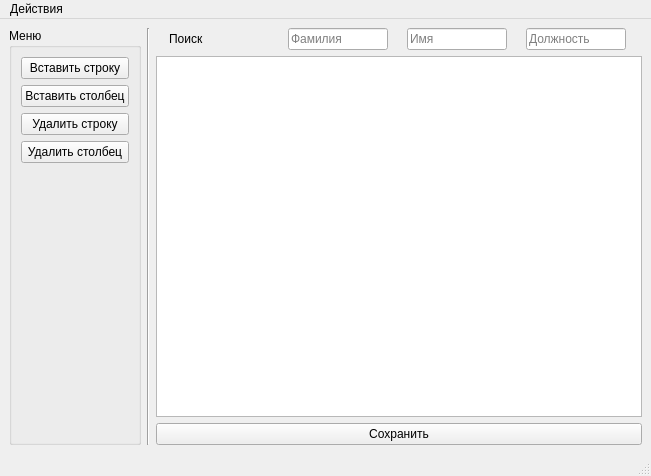
<?xml version="1.0" encoding="UTF-8"?>
<ui version="4.0">
 <class>MainWindowEmp</class>
 <widget class="QMainWindow" name="MainWindowEmp">
  <property name="geometry">
   <rect>
    <x>0</x>
    <y>0</y>
    <width>651</width>
    <height>476</height>
   </rect>
  </property>
  <property name="windowTitle">
   <string>MainWindow</string>
  </property>
  <widget class="QWidget" name="centralwidget">
   <layout class="QHBoxLayout" name="horizontalLayout_2">
    <item>
     <widget class="QGroupBox" name="groupBoxMenu">
      <property name="acceptDrops">
       <bool>true</bool>
      </property>
      <property name="title">
       <string>Меню</string>
      </property>
      <property name="alignment">
       <set>Qt::AlignLeading|Qt::AlignLeft|Qt::AlignTop</set>
      </property>
      <property name="flat">
       <bool>false</bool>
      </property>
      <property name="checkable">
       <bool>false</bool>
      </property>
      <layout class="QVBoxLayout" name="verticalLayout_2">
       <item>
        <layout class="QVBoxLayout" name="verticalLayout">
         <item>
          <widget class="QPushButton" name="pushbuttonAddRow">
           <property name="maximumSize">
            <size>
             <width>16777215</width>
             <height>25</height>
            </size>
           </property>
           <property name="text">
            <string>Вставить строку</string>
           </property>
          </widget>
         </item>
         <item>
          <widget class="QPushButton" name="pushbuttonAddColumn">
           <property name="maximumSize">
            <size>
             <width>16777215</width>
             <height>25</height>
            </size>
           </property>
           <property name="text">
            <string>Вставить столбец</string>
           </property>
          </widget>
         </item>
         <item>
          <widget class="QPushButton" name="pushbuttonDelRow">
           <property name="maximumSize">
            <size>
             <width>16777215</width>
             <height>25</height>
            </size>
           </property>
           <property name="text">
            <string>Удалить строку</string>
           </property>
          </widget>
         </item>
         <item>
          <widget class="QPushButton" name="pushbuttonDelColumn">
           <property name="maximumSize">
            <size>
             <width>16777215</width>
             <height>25</height>
            </size>
           </property>
           <property name="text">
            <string>Удалить столбец</string>
           </property>
          </widget>
         </item>
        </layout>
       </item>
       <item>
        <spacer name="verticalSpacer">
         <property name="orientation">
          <enum>Qt::Vertical</enum>
         </property>
         <property name="sizeHint" stdset="0">
          <size>
           <width>20</width>
           <height>200</height>
          </size>
         </property>
        </spacer>
       </item>
      </layout>
     </widget>
    </item>
    <item>
     <widget class="Line" name="line">
      <property name="acceptDrops">
       <bool>false</bool>
      </property>
      <property name="orientation">
       <enum>Qt::Vertical</enum>
      </property>
     </widget>
    </item>
    <item>
     <layout class="QVBoxLayout" name="verticalLayout_3">
      <item>
       <layout class="QHBoxLayout" name="horizontalLayout">
        <item>
         <widget class="QLabel" name="label">
          <property name="maximumSize">
           <size>
            <width>100</width>
            <height>16777215</height>
           </size>
          </property>
          <property name="text">
           <string>Поиск</string>
          </property>
         </widget>
        </item>
        <item>
         <widget class="QLineEdit" name="lineEditFilterLastname">
          <property name="maximumSize">
           <size>
            <width>100</width>
            <height>16777215</height>
           </size>
          </property>
          <property name="mouseTracking">
           <bool>true</bool>
          </property>
          <property name="text">
           <string/>
          </property>
          <property name="cursorPosition">
           <number>0</number>
          </property>
          <property name="dragEnabled">
           <bool>false</bool>
          </property>
          <property name="placeholderText">
           <string>Фамилия</string>
          </property>
          <property name="clearButtonEnabled">
           <bool>true</bool>
          </property>
         </widget>
        </item>
        <item>
         <widget class="QLineEdit" name="lineEditFilterName">
          <property name="maximumSize">
           <size>
            <width>100</width>
            <height>16777215</height>
           </size>
          </property>
          <property name="placeholderText">
           <string>Имя</string>
          </property>
         </widget>
        </item>
        <item>
         <widget class="QLineEdit" name="lineEditFilterPosition">
          <property name="maximumSize">
           <size>
            <width>100</width>
            <height>16777215</height>
           </size>
          </property>
          <property name="placeholderText">
           <string>Должность</string>
          </property>
         </widget>
        </item>
       </layout>
      </item>
      <item>
       <widget class="QTableView" name="tableViewEmp"/>
      </item>
      <item>
       <widget class="QPushButton" name="pushButtonSave">
        <property name="text">
         <string>Сохранить</string>
        </property>
       </widget>
      </item>
     </layout>
    </item>
   </layout>
  </widget>
  <widget class="QMenuBar" name="menubar">
   <property name="geometry">
    <rect>
     <x>0</x>
     <y>0</y>
     <width>651</width>
     <height>21</height>
    </rect>
   </property>
   <widget class="QMenu" name="menu">
    <property name="title">
     <string>Действия</string>
    </property>
    <addaction name="actionSave"/>
    <addaction name="ActionCopy"/>
   </widget>
   <addaction name="menu"/>
  </widget>
  <widget class="QStatusBar" name="statusbar"/>
  <action name="actionSave">
   <property name="text">
    <string>Сохранить</string>
   </property>
  </action>
  <action name="ActionCopy">
   <property name="text">
    <string>Скопировать</string>
   </property>
  </action>
 </widget>
 <resources/>
 <connections/>
</ui>
